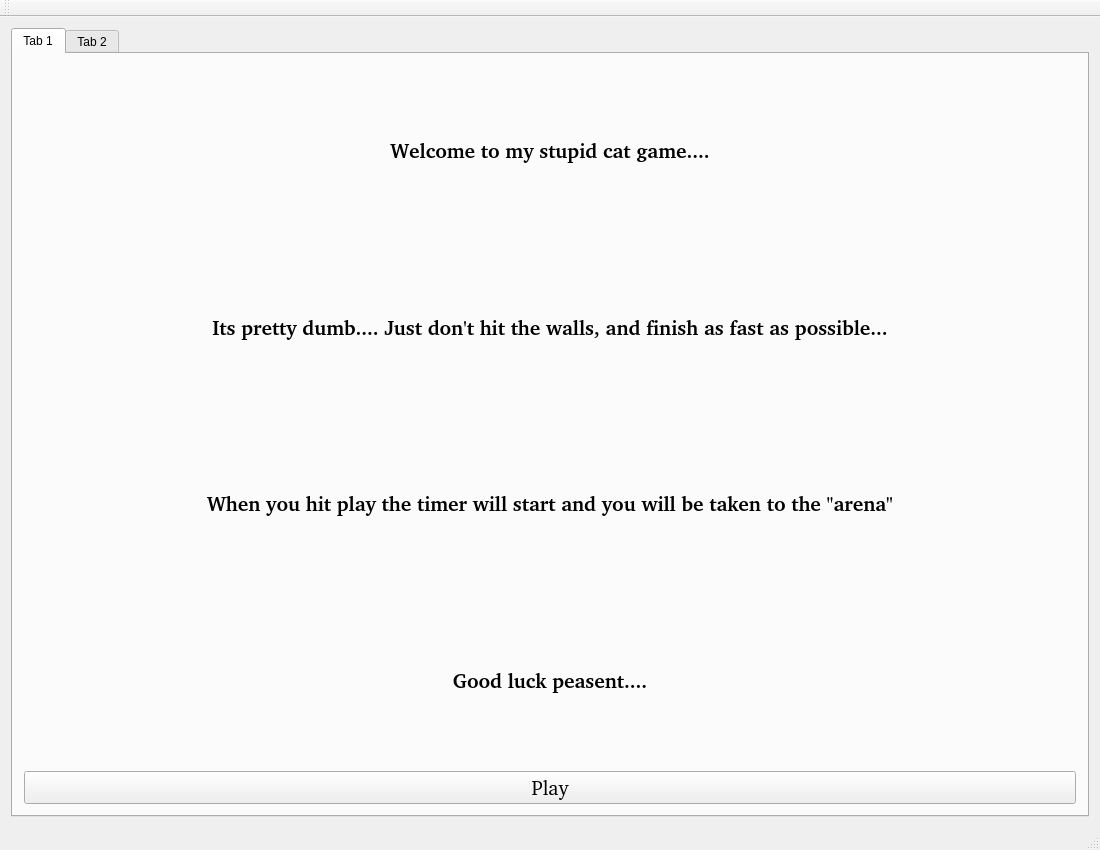
<?xml version="1.0" encoding="UTF-8"?>
<ui version="4.0">
 <class>MainWindow</class>
 <widget class="QMainWindow" name="MainWindow">
  <property name="geometry">
   <rect>
    <x>0</x>
    <y>0</y>
    <width>1100</width>
    <height>850</height>
   </rect>
  </property>
  <property name="minimumSize">
   <size>
    <width>1100</width>
    <height>850</height>
   </size>
  </property>
  <property name="windowTitle">
   <string>MainWindow</string>
  </property>
  <widget class="QWidget" name="centralWidget">
   <layout class="QVBoxLayout" name="verticalLayout">
    <item>
     <widget class="QTabWidget" name="tabWidget">
      <property name="currentIndex">
       <number>0</number>
      </property>
      <widget class="QWidget" name="tab">
       <attribute name="title">
        <string>Tab 1</string>
       </attribute>
       <layout class="QVBoxLayout" name="verticalLayout_5">
        <item>
         <layout class="QVBoxLayout" name="verticalLayout_4">
          <item>
           <layout class="QVBoxLayout" name="verticalLayout_3">
            <item>
             <widget class="QLabel" name="label">
              <property name="font">
               <font>
                <family>Bitstream Charter</family>
                <pointsize>15</pointsize>
                <weight>75</weight>
                <bold>true</bold>
               </font>
              </property>
              <property name="text">
               <string>Welcome to my stupid cat game....</string>
              </property>
              <property name="alignment">
               <set>Qt::AlignCenter</set>
              </property>
             </widget>
            </item>
            <item>
             <widget class="QLabel" name="label_2">
              <property name="font">
               <font>
                <family>Bitstream Charter</family>
                <pointsize>15</pointsize>
                <weight>75</weight>
                <bold>true</bold>
               </font>
              </property>
              <property name="text">
               <string>Its pretty dumb.... Just don't hit the walls, and finish as fast as possible...</string>
              </property>
              <property name="alignment">
               <set>Qt::AlignCenter</set>
              </property>
             </widget>
            </item>
            <item>
             <widget class="QLabel" name="label_3">
              <property name="font">
               <font>
                <family>Bitstream Charter</family>
                <pointsize>15</pointsize>
                <weight>75</weight>
                <bold>true</bold>
               </font>
              </property>
              <property name="text">
               <string>When you hit play the timer will start and you will be taken to the &quot;arena&quot;</string>
              </property>
              <property name="alignment">
               <set>Qt::AlignCenter</set>
              </property>
             </widget>
            </item>
            <item>
             <widget class="QLabel" name="label_4">
              <property name="font">
               <font>
                <family>Bitstream Charter</family>
                <pointsize>15</pointsize>
                <weight>75</weight>
                <bold>true</bold>
               </font>
              </property>
              <property name="text">
               <string>Good luck peasent....</string>
              </property>
              <property name="alignment">
               <set>Qt::AlignCenter</set>
              </property>
             </widget>
            </item>
           </layout>
          </item>
          <item>
           <widget class="QPushButton" name="pushButton">
            <property name="font">
             <font>
              <family>Bitstream Charter</family>
              <pointsize>15</pointsize>
             </font>
            </property>
            <property name="text">
             <string>Play</string>
            </property>
           </widget>
          </item>
         </layout>
        </item>
       </layout>
      </widget>
      <widget class="QWidget" name="tab_2">
       <attribute name="title">
        <string>Tab 2</string>
       </attribute>
       <layout class="QVBoxLayout" name="verticalLayout_2">
        <item>
         <widget class="QGraphicsView" name="graphicsView"/>
        </item>
       </layout>
      </widget>
     </widget>
    </item>
   </layout>
  </widget>
  <widget class="QMenuBar" name="menuBar">
   <property name="geometry">
    <rect>
     <x>0</x>
     <y>0</y>
     <width>1100</width>
     <height>25</height>
    </rect>
   </property>
  </widget>
  <widget class="QToolBar" name="mainToolBar">
   <attribute name="toolBarArea">
    <enum>TopToolBarArea</enum>
   </attribute>
   <attribute name="toolBarBreak">
    <bool>false</bool>
   </attribute>
  </widget>
  <widget class="QStatusBar" name="statusBar"/>
 </widget>
 <layoutdefault spacing="6" margin="11"/>
 <resources/>
 <connections/>
</ui>
